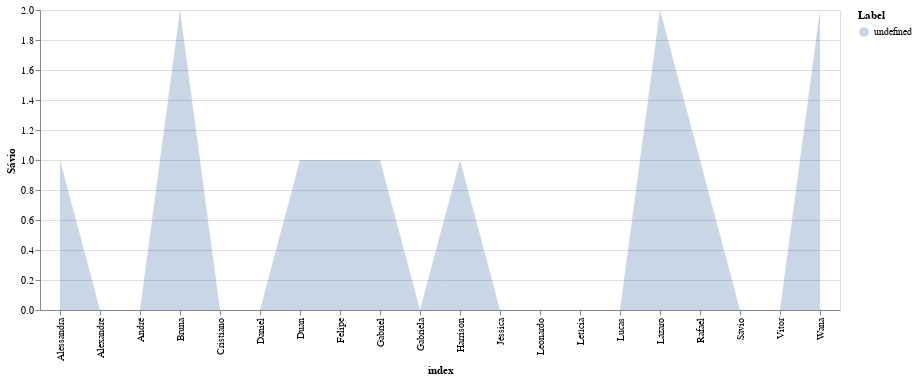

Notebook source saved alongside this figure:
### Code cell
chart = (alt.Chart(df_residentes).mark_area(opacity=0.3).encode(x='index',y=alt.Y('Sávio',stack=None),color='Label:N').properties(
width=800,
height=300))
(chart)

### Figure 1 — Vega-Lite specification as saved in the notebook (floating-point values rounded to 4 significant figures)
{"config": {"view": {"continuousWidth": 400, "continuousHeight": 300}}, "data": {"name": "data-e47e50c54ccfbb66b7cabfec84159a73"}, "mark": {"type": "area", "opacity": 0.3}, "encoding": {"color": {"type": "nominal", "field": "Label"}, "x": {"type": "nominal", "field": "index"}, "y": {"type": "quantitative", "field": "Sávio", "stack": null}}, "height": 300, "width": 800, "$schema": "https://vega.github.io/schema/vega-lite/v4.0.2.json", "datasets": {"data-e47e50c54ccfbb66b7cabfec84159a73": [{"index": "Jéssica", "Jéssica": 0.0, "Felipe": 0.0, "Alessandra": 0.0, "Lázaro": 0.0, "Letícia": 0.0, "Duan": 0.0, "Daniel": 1.0, "Lucas": 1.0, "Gabriela": 0.0, "Bruna": 2.0, "Rafael": 2.0, "Vitor": 2.0, "Wana": 0.0, "Harrison": 0.0, "Sávio": 0.0, "Leonardo": 0.0, "Cristiano": 0.0, "Gabriel": 3.0, "Alexandre": 1.0, "André": 0.0, "ids": 1}, {"index": "Felipe", "Jéssica": 0.0, "Felipe": 0.0, "Alessandra": 0.0, "Lázaro": 0.0, "Letícia": 0.0, "Duan": 0.0, "Daniel": 0.0, "Lucas": 0.0, "Gabriela": 1.0, "Bruna": 1.0, "Rafael": 2.0, "Vitor": 0.0, "Wana": 1.0, "Harrison": 1.0, "Sávio": 1.0, "Leonardo": 2.0, "Cristiano": 1.0, "Gabriel": 0.0, "Alexandre": 1.0, "André": 1.0, "ids": 2}, {"index": "Alessandra", "Jéssica": 0.0, "Felipe": 0.0, "Alessandra": 0.0, "Lázaro": 0.0, "Letícia": 0.0, "Duan": 0.0, "Daniel": 0.0, "Lucas": 0.0, "Gabriela": 1.0, "Bruna": 0.0, "Rafael": 0.0, "Vitor": 2.0, "Wana": 2.0, "Harrison": 1.0, "Sávio": 1.0, "Leonardo": 1.0, "Cristiano": 3.0, "Gabriel": 0.0, "Alexandre": 0.0, "André": 1.0, "ids": 3}, {"index": "Lázaro", "Jéssica": 0.0, "Felipe": 0.0, "Alessandra": 0.0, "Lázaro": 0.0, "Letícia": 1.0, "Duan": 0.0, "Daniel": 0.0, "Lucas": 1.0, "Gabriela": 3.0, "Bruna": 1.0, "Rafael": 1.0, "Vitor": 0.0, "Wana": 0.0, "Harrison": 0.0, "Sávio": 2.0, "Leonardo": 1.0, "Cristiano": 1.0, "Gabriel": 0.0, "Alexandre": 0.0, "André": 1.0, "ids": 4}, {"index": "Letícia", "Jéssica": 0.0, "Felipe": 0.0, "Alessandra": 0.0, "Lázaro": 1.0, "Letícia": 0.0, "Duan": 0.0, "Daniel": 0.0, "Lucas": 0.0, "Gabriela": 1.0, "Bruna": 1.0, "Rafael": 1.0, "Vitor": 1.0, "Wana": 1.0, "Harrison": 0.0, "Sávio": 0.0, "Leonardo": 1.0, "Cristiano": 1.0, "Gabriel": 0.0, "Alexandre": 2.0, "André": 1.0, "ids": 5}, {"index": "Duan", "Jéssica": 0.0, "Felipe": 0.0, "Alessandra": 0.0, "Lázaro": 0.0, "Letícia": 0.0, "Duan": 0.0, "Daniel": 0.0, "Lucas": 3.0, "Gabriela": 0.0, "Bruna": 1.0, "Rafael": 0.0, "Vitor": 0.0, "Wana": 1.0, "Harrison": 2.0, "Sávio": 1.0, "Leonardo": 1.0, "Cristiano": 0.0, "Gabriel": 1.0, "Alexandre": 1.0, "André": 0.0, "ids": 6}, {"index": "Daniel", "Jéssica": 1.0, "Felipe": 0.0, "Alessandra": 0.0, "Lázaro": 0.0, "Letícia": 0.0, "Duan": 0.0, "Daniel": 0.0, "Lucas": 1.0, "Gabriela": 1.0, "Bruna": 0.0, "Rafael": 1.0, "Vitor": 1.0, "Wana": 1.0, "Harrison": 1.0, "Sávio": 0.0, "Leonardo": 0.0, "Cristiano": 0.0, "Gabriel": 1.0, "Alexandre": 1.0, "André": 1.0, "ids": 7}, {"index": "Lucas", "Jéssica": 1.0, "Felipe": 0.0, "Alessandra": 0.0, "Lázaro": 1.0, "Letícia": 0.0, "Duan": 3.0, "Daniel": 1.0, "Lucas": 0.0, "Gabriela": 0.0, "Bruna": 0.0, "Rafael": 0.0, "Vitor": 0.0, "Wana": 1.0, "Harrison": 0.0, "Sávio": 0.0, "Leonardo": 0.0, "Cristiano": 0.0, "Gabriel": 1.0, "Alexandre": 1.0, "André": 1.0, "ids": 8}, {"index": "Gabriela", "Jéssica": 0.0, "Felipe": 1.0, "Alessandra": 1.0, "Lázaro": 3.0, "Letícia": 1.0, "Duan": 0.0, "Daniel": 1.0, "Lucas": 0.0, "Gabriela": 0.0, "Bruna": 0.0, "Rafael": 0.0, "Vitor": 0.0, "Wana": 0.0, "Harrison": 0.0, "Sávio": 0.0, "Leonardo": 1.0, "Cristiano": 2.0, "Gabriel": 0.0, "Alexandre": 0.0, "André": 1.0, "ids": 9}, {"index": "Bruna", "Jéssica": 2.0, "Felipe": 1.0, "Alessandra": 0.0, "Lázaro": 1.0, "Letícia": 1.0, "Duan": 1.0, "Daniel": 0.0, "Lucas": 0.0, "Gabriela": 0.0, "Bruna": 0.0, "Rafael": 0.0, "Vitor": 1.0, "Wana": 0.0, "Harrison": 0.0, "Sávio": 2.0, "Leonardo": 1.0, "Cristiano": 0.0, "Gabriel": 1.0, "Alexandre": 1.0, "André": 1.0, "ids": 10}, {"index": "Rafael", "Jéssica": 2.0, "Felipe": 2.0, "Alessandra": 0.0, "Lázaro": 1.0, "Letícia": 1.0, "Duan": 0.0, "Daniel": 1.0, "Lucas": 0.0, "Gabriela": 0.0, "Bruna": 0.0, "Rafael": 0.0, "Vitor": 0.0, "Wana": 0.0, "Harrison": 0.0, "Sávio": 1.0, "Leonardo": 1.0, "Cristiano": 0.0, "Gabriel": 1.0, "Alexandre": 2.0, "André": 0.0, "ids": 11}, {"index": "Vitor", "Jéssica": 2.0, "Felipe": 0.0, "Alessandra": 2.0, "Lázaro": 0.0, "Letícia": 1.0, "Duan": 0.0, "Daniel": 1.0, "Lucas": 0.0, "Gabriela": 0.0, "Bruna": 1.0, "Rafael": 0.0, "Vitor": 0.0, "Wana": 0.0, "Harrison": 0.0, "Sávio": 0.0, "Leonardo": 0.0, "Cristiano": 2.0, "Gabriel": 0.0, "Alexandre": 2.0, "André": 0.0, "ids": 12}, {"index": "Wana", "Jéssica": 0.0, "Felipe": 1.0, "Alessandra": 2.0, "Lázaro": 0.0, "Letícia": 1.0, "Duan": 1.0, "Daniel": 1.0, "Lucas": 1.0, "Gabriela": 0.0, "Bruna": 0.0, "Rafael": 0.0, "Vitor": 0.0, "Wana": 0.0, "Harrison": 1.0, "Sávio": 2.0, "Leonardo": 0.0, "Cristiano": 2.0, "Gabriel": 0.0, "Alexandre": 1.0, "André": 0.0, "ids": 13}, {"index": "Harrison", "Jéssica": 0.0, "Felipe": 1.0, "Alessandra": 1.0, "Lázaro": 0.0, "Letícia": 0.0, "Duan": 2.0, "Daniel": 1.0, "Lucas": 0.0, "Gabriela": 0.0, "Bruna": 0.0, "Rafael": 0.0, "Vitor": 0.0, "Wana": 1.0, "Harrison": 0.0, "Sávio": 1.0, "Leonardo": 3.0, "Cristiano": 0.0, "Gabriel": 2.0, "Alexandre": 1.0, "André": 1.0, "ids": 14}, {"index": "Sávio", "Jéssica": 0.0, "Felipe": 1.0, "Alessandra": 1.0, "Lázaro": 2.0, "Letícia": 0.0, "Duan": 1.0, "Daniel": 0.0, "Lucas": 0.0, "Gabriela": 0.0, "Bruna": 2.0, "Rafael": 1.0, "Vitor": 0.0, "Wana": 2.0, "Harrison": 1.0, "Sávio": 0.0, "Leonardo": 0.0, "Cristiano": 0.0, "Gabriel": 1.0, "Alexandre": 0.0, "André": 0.0, "ids": 15}, {"index": "Leonardo", "Jéssica": 0.0, "Felipe": 2.0, "Alessandra": 1.0, "Lázaro": 1.0, "Letícia": 1.0, "Duan": 1.0, "Daniel": 0.0, "Lucas": 0.0, "Gabriela": 1.0, "Bruna": 1.0, "Rafael": 1.0, "Vitor": 0.0, "Wana": 0.0, "Harrison": 3.0, "Sávio": 0.0, "Leonardo": 0.0, "Cristiano": 0.0, "Gabriel": 0.0, "Alexandre": 0.0, "André": 1.0, "ids": 16}, {"index": "Cristiano", "Jéssica": 0.0, "Felipe": 1.0, "Alessandra": 3.0, "Lázaro": 1.0, "Letícia": 1.0, "Duan": 0.0, "Daniel": 0.0, "Lucas": 0.0, "Gabriela": 2.0, "Bruna": 0.0, "Rafael": 0.0, "Vitor": 2.0, "Wana": 2.0, "Harrison": 0.0, "Sávio": 0.0, "Leonardo": 0.0, "Cristiano": 0.0, "Gabriel": 0.0, "Alexandre": 0.0, "André": 0.0, "ids": 17}, {"index": "Gabriel", "Jéssica": 3.0, "Felipe": 0.0, "Alessandra": 0.0, "Lázaro": 0.0, "Letícia": 0.0, "Duan": 1.0, "Daniel": 1.0, "Lucas": 1.0, "Gabriela": 0.0, "Bruna": 1.0, "Rafael": 1.0, "Vitor": 0.0, "Wana": 0.0, "Harrison": 2.0, "Sávio": 1.0, "Leonardo": 0.0, "Cristiano": 0.0, "Gabriel": 0.0, "Alexandre": 0.0, "André": 0.0, "ids": 18}, {"index": "Alexandre", "Jéssica": 1.0, "Felipe": 1.0, "Alessandra": 0.0, "Lázaro": 0.0, "Letícia": 2.0, "Duan": 1.0, "Daniel": 1.0, "Lucas": 1.0, "Gabriela": 0.0, "Bruna": 1.0, "Rafael": 2.0, "Vitor": 2.0, "Wana": 1.0, "Harrison": 1.0, "Sávio": 0.0, "Leonardo": 0.0, "Cristiano": 0.0, "Gabriel": 0.0, "Alexandre": 0.0, "André": 0.0, "ids": 19}, {"index": "André", "Jéssica": 0.0, "Felipe": 1.0, "Alessandra": 1.0, "Lázaro": 1.0, "Letícia": 1.0, "Duan": 0.0, "Daniel": 1.0, "Lucas": 1.0, "Gabriela": 1.0, "Bruna": 1.0, "Rafael": 0.0, "Vitor": 0.0, "Wana": 0.0, "Harrison": 1.0, "Sávio": 0.0, "Leonardo": 1.0, "Cristiano": 0.0, "Gabriel": 0.0, "Alexandre": 0.0, "André": 0.0, "ids": 20}]}}
